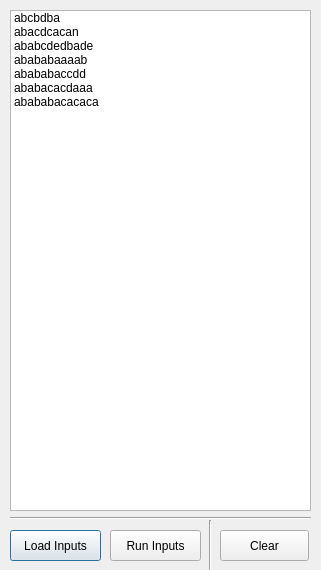
<?xml version="1.0" encoding="UTF-8"?>
<ui version="4.0">
 <class>multiInputsDialog</class>
 <widget class="QDialog" name="multiInputsDialog">
  <property name="geometry">
   <rect>
    <x>0</x>
    <y>0</y>
    <width>321</width>
    <height>570</height>
   </rect>
  </property>
  <property name="focusPolicy">
   <enum>Qt::NoFocus</enum>
  </property>
  <property name="windowTitle">
   <string>Inputs</string>
  </property>
  <property name="sizeGripEnabled">
   <bool>false</bool>
  </property>
  <property name="modal">
   <bool>false</bool>
  </property>
  <widget class="QListWidget" name="listWidget">
   <property name="geometry">
    <rect>
     <x>10</x>
     <y>10</y>
     <width>301</width>
     <height>501</height>
    </rect>
   </property>
   <item>
    <property name="text">
     <string>abcbdba</string>
    </property>
    <property name="flags">
     <set>ItemIsSelectable|ItemIsEditable|ItemIsDragEnabled|ItemIsUserCheckable|ItemIsEnabled</set>
    </property>
   </item>
   <item>
    <property name="text">
     <string>abacdcacan</string>
    </property>
    <property name="flags">
     <set>ItemIsSelectable|ItemIsEditable|ItemIsDragEnabled|ItemIsUserCheckable|ItemIsEnabled</set>
    </property>
   </item>
   <item>
    <property name="text">
     <string>ababcdedbade</string>
    </property>
    <property name="flags">
     <set>ItemIsSelectable|ItemIsEditable|ItemIsDragEnabled|ItemIsUserCheckable|ItemIsEnabled</set>
    </property>
   </item>
   <item>
    <property name="text">
     <string>abababaaaab</string>
    </property>
    <property name="flags">
     <set>ItemIsSelectable|ItemIsEditable|ItemIsDragEnabled|ItemIsUserCheckable|ItemIsEnabled</set>
    </property>
   </item>
   <item>
    <property name="text">
     <string>abababaccdd</string>
    </property>
    <property name="flags">
     <set>ItemIsSelectable|ItemIsEditable|ItemIsDragEnabled|ItemIsUserCheckable|ItemIsEnabled</set>
    </property>
   </item>
   <item>
    <property name="text">
     <string>ababacacdaaa</string>
    </property>
    <property name="flags">
     <set>ItemIsSelectable|ItemIsEditable|ItemIsDragEnabled|ItemIsUserCheckable|ItemIsEnabled</set>
    </property>
   </item>
   <item>
    <property name="text">
     <string>abababacacaca</string>
    </property>
    <property name="flags">
     <set>ItemIsSelectable|ItemIsEditable|ItemIsDragEnabled|ItemIsUserCheckable|ItemIsEnabled</set>
    </property>
   </item>
  </widget>
  <widget class="QPushButton" name="loadInputsBt">
   <property name="geometry">
    <rect>
     <x>10</x>
     <y>530</y>
     <width>91</width>
     <height>31</height>
    </rect>
   </property>
   <property name="text">
    <string>Load Inputs</string>
   </property>
  </widget>
  <widget class="QPushButton" name="runInputsBt">
   <property name="geometry">
    <rect>
     <x>110</x>
     <y>530</y>
     <width>91</width>
     <height>31</height>
    </rect>
   </property>
   <property name="text">
    <string>Run Inputs</string>
   </property>
  </widget>
  <widget class="QPushButton" name="clearInputsBt">
   <property name="geometry">
    <rect>
     <x>220</x>
     <y>530</y>
     <width>89</width>
     <height>31</height>
    </rect>
   </property>
   <property name="text">
    <string>Clear</string>
   </property>
  </widget>
  <widget class="Line" name="line">
   <property name="geometry">
    <rect>
     <x>10</x>
     <y>510</y>
     <width>301</width>
     <height>16</height>
    </rect>
   </property>
   <property name="orientation">
    <enum>Qt::Horizontal</enum>
   </property>
  </widget>
  <widget class="Line" name="line_2">
   <property name="geometry">
    <rect>
     <x>200</x>
     <y>520</y>
     <width>20</width>
     <height>61</height>
    </rect>
   </property>
   <property name="orientation">
    <enum>Qt::Vertical</enum>
   </property>
  </widget>
 </widget>
 <resources/>
 <connections/>
</ui>
